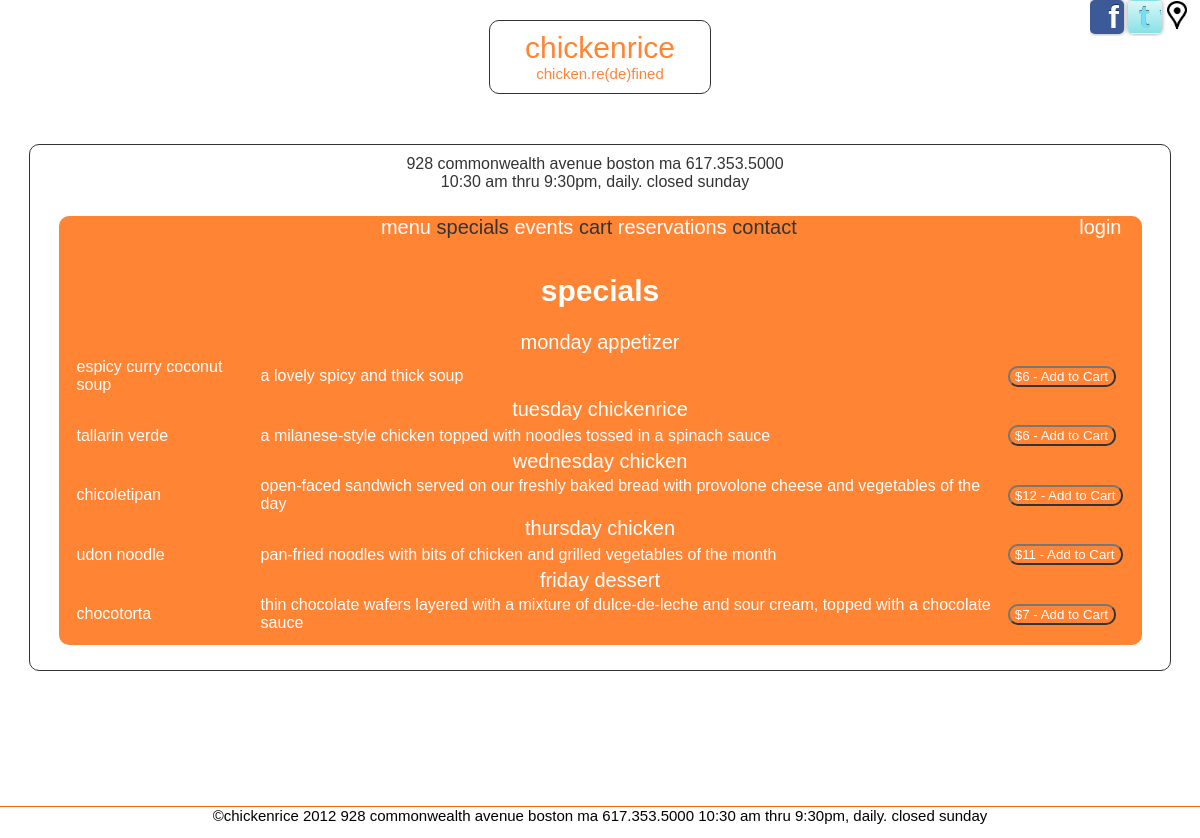
/specials/index.php, run on the app's committed database.
### tables this page shows
CREATE TABLE IF NOT EXISTS `menu` (
  `id` int(10) NOT NULL AUTO_INCREMENT,
  `menuType` int(10) NOT NULL,
  `foodItem` int(10) NOT NULL,
  `price` int(5) NOT NULL,
  `cost` int(5) NOT NULL,
  `specialDay` varchar(1) NULL,
  PRIMARY KEY (`id`),
  KEY `menuType` (`menuType`),
  KEY `foodItem` (`foodItem`)
);

CREATE TABLE IF NOT EXISTS `menutype` (
  `id` int(10) NOT NULL AUTO_INCREMENT,
  `name` varchar(25) NOT NULL,
  PRIMARY KEY (`id`)
);

CREATE TABLE IF NOT EXISTS `food` (
  `id` int(10) NOT NULL AUTO_INCREMENT,
  `name` varchar(25) NOT NULL,
  `description` varchar(255) NOT NULL,
  `isVegetarian` varchar(1) NOT NULL DEFAULT 'N',
  `imageName` varchar(255) NULL,
  PRIMARY KEY (`id`)
);

### model/database.php (called while the page is built, shortened)
<?php
class Database {
    private static $dsn = 'mysql:host=localhost;dbname=chickenrice';
    private static $username = 'chickenrice';
    private static $password = 'password';
    private static $db;
    public static function getDB () {
        if (!isset(self::$db)) {
            try {
                self::$db = new PDO(self::$dsn,
                                     self::$username,
                                     self::$password);
            } catch (PDOException $e) {
                $error_message = $e->getMessage();
                include('../errors/database_error.php');
                exit();
            }
        }
        return self::$db;
    }
}
?>

### model/menu.php (called while the page is built, shortened)
<?php
class Menu{
	private $menuId;
	private $menuType;
	private $foodName;
	private $description;
	private $price;
	private $specialDay;
	public function getMenuId(){
		return $this->menuId;
	}
	public function getMenuType(){
		return $this->menuType;
	}
	public function getFoodName(){
		return $this->foodName;
	}
	public function getDescription(){
		return $this->description;
	}
	public function getPrice(){
		return $this->price;
	}
	public function getSpecialDay(){
		return $this->specialDay;
	}
	public static function getSpecials($db) {
		$sql="SELECT
				m.id as menuId,
				t.name as menuType,
				f.name as foodName,
				f.description as description,
				f.isVegetarian as vegetarian,
				m.price as price,
				m.specialDay as specialday,
				f.imageName as image
				FROM `menu` m JOIN `menutype` t ON m.menuType=t.id
									JOIN `food` f ON m.foodItem=f.id
				WHERE m.specialDay <>''";
		$statement= $db->prepare($sql);
		$statement->execute();
		$rows = $statement->fetchAll();
		$menu = array();
		foreach ($rows as $row) {
			$d = new Menu($db);
			$d->init($row);
			array_push($menu,$d);
		}
		return $menu;
	}
	private function init($row){
		$this->menuId = $row['menuId'];
		$this->menuType = $row['menuType'];
		$this->foodName = $row['foodName'];
		$this->description = $row['description'];
		$this->price = $row['price'];
		$this->specialDay = $row['specialday'];
	}
}
?>

### specials/specials.php (the view, shortened to what this page needs)
<?php
include('../include/header.php');
include('../include/body.php');
?>
<h1>specials</h1>
<table>
<?php
	$specialDayMap['M']='monday';
	$specialDayMap['T']='tuesday';
	$specialDayMap['W']='wednesday';
	$specialDayMap['R']='thursday';
	$specialDayMap['F']='friday';
	$specialDayMap['S']='saturday';
	foreach($menu as $menuItem){
			$previousType=$menuItem->getMenuType();
			$specialDay=$specialDayMap[$menuItem->getSpecialDay()];
			echo "<tr><td colspan=\"3\" class=\"menuheader\">$specialDay $previousType</td></tr>";
		$foodName=$menuItem->getFoodName();
		$desc=$menuItem->getDescription();
		$price=$menuItem->getPrice();
		$menuId=$menuItem->getMenuId();
		echo "<tr><td class=\"menuitem\"><a href=\"index.php?action=itemdetail&menuid=$menuId\">$foodName</a></td>";
		echo "<td class=\"menudesc\"><a href=\"index.php?action=itemdetail&menuid=$menuId\">$desc</a></td>";
		echo "<td><form name=\"addtocart\" method=\"POST\" action=\"../controller/addtocart.php\"><input type=\"submit\" value=\"\$$price - Add to Cart\">";
		echo "  </form></td></tr>";
	}
?>
</table>
<?php include('../include/footer.php'); ?>

### css/styles.css (style rules this page uses)
* { font-family: Arial, sans-serif; color: #FFFFFF; }
a { text-decoration: none; }
html { height: 100%; }
body { background-color: #000000; margin: 0; height: 100%; min-height: 100%; padding-bottom: 18px; scrollbar-base-color: #FF6600; scrollbar-arrow-color: #FF6600; scrollbar-DarkShadow-Color: #FF6600; background: url("img/bg/bg-01.jpg") no-repeat fixed center center; filter: progid:DXImageTransform.Microsoft.AlphaImageLoader(src="img/bg/bg-01.jpg", sizingMethod="scale" ); -webkit-background-size: cover; -moz-background-size: cover; -o-background-size: cover; background-size: cover; scrollbar-arrow-color: #FF6600; scrollbar-DarkShadow-Color: #FF6600; }
h1 { font-size: 30px; }
h1,h2,h3 { clear: both; text-align: center; }
input { background-color: #FF6600; color: #FFFFFF; padding-left: 5px; }
table { margin-left: auto; margin-right: auto; }
select,input,#innerframe,#outerframe,#logo,textarea,fieldset { -webkit-border-radius: 10px; -moz-border-radius: 10px; -khtml-border-radius: 10px; border-radius: 10px; }
input,select,option,textarea { background-color: #FFFFFF; color: #FF6600; }
input[type="submit"],input[type="reset"],input[type="button"] { background-color: #FF6600; color: #FFFFFF; }
.menuheader { text-align: center; font-size: 20px; margin-bottom: 20px; margin-top: 20px; }

### data on the page
menu: specialDay "monday", menuType.name "appetizer", foodItem.name "espicy curry coconut soup", foodItem.description "a lovely spicy and thick soup", price "$6 - Add to Cart"
menu: specialDay "tuesday", menuType.name "chickenrice", foodItem.name "tallarin verde", foodItem.description "a milanese-style chicken topped with noodles tossed in a spinach sauce", price "$6 - Add to Cart"
menu: specialDay "wednesday", menuType.name "chicken", foodItem.name "chicoletipan", foodItem.description "open-faced sandwich served on our freshly baked bread with provolone cheese and vegetables of the day", price "$12 - Add to Cart"
menu: specialDay "thursday", menuType.name "chicken", foodItem.name "udon noodle", foodItem.description "pan-fried noodles with bits of chicken and grilled vegetables of the month", price "$11 - Add to Cart"
menu: specialDay "friday", menuType.name "dessert", foodItem.name "chocotorta", foodItem.description "thin chocolate wafers layered with a mixture of dulce-de-leche and sour cream, topped with a chocolate sauce", price "$7 - Add to Cart"
